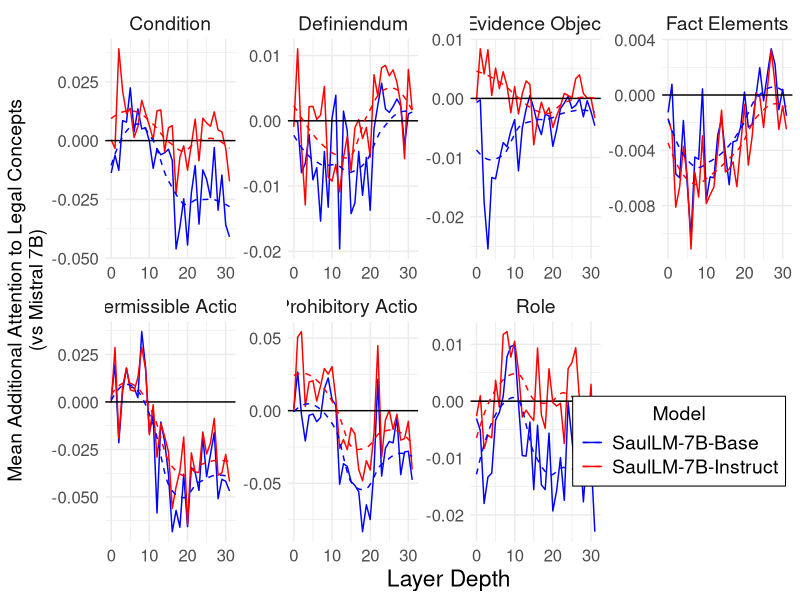
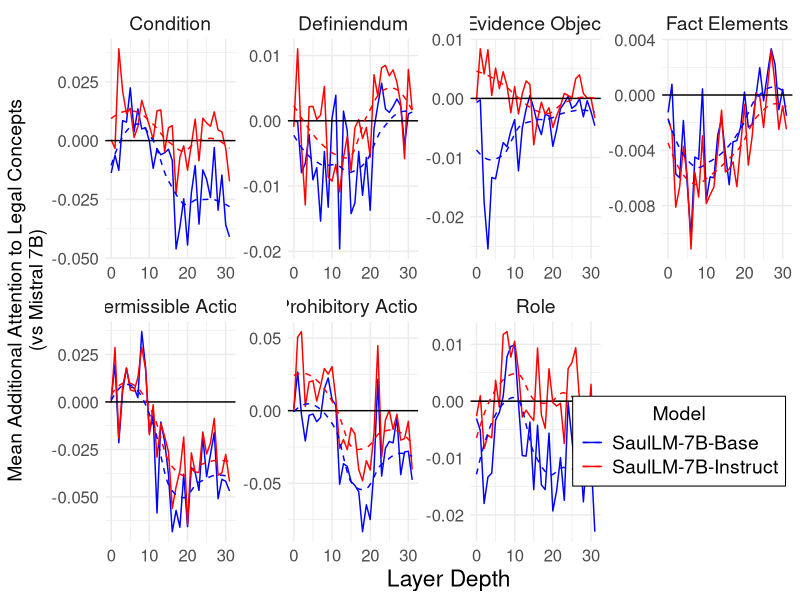

The R script that drew these images, in order:
# Load necessary libraries
library(ggplot2)
library(dplyr)
library(tidyr)

# ETL
data <- read.csv("proportions_data.csv")

lookup <- c(
  "facet-1" = "Definiendum",
  "facet-2" = "Role",
  "facet-3" = "Permissible Action",
  "facet-4" = "Prohibitory Action",
  "facet-5" = "Condition",
  "facet-6" = "Evidence Object",
  "thematic" = "Fact Elements"
)

data <- data %>%
  mutate(experiment_id = ifelse(experiment_id %in% names(lookup), lookup[experiment_id], experiment_id))
colnames(data) <- gsub("\\.", "_", colnames(data))

# Summarize cumulative sum for each unique experiment_id and layer_depth
summary_data <- data %>%
  group_by(experiment_id, layer_depth) %>%
  summarize(
    mean_saulbase_mistral = mean(saulbase_mistral),
    mean_saulift_mistral = mean(saulift_mistral)
  )

# Plot for each experiment_id
p <- ggplot(summary_data, aes(x = layer_depth)) +
  geom_line(aes(y = mean_saulbase_mistral, color = "SaulLM-7B-Base")) +
  geom_line(aes(y = mean_saulift_mistral, color = "SaulLM-7B-Instruct")) +
  facet_wrap(~experiment_id, scales = "free", nrow = 2, ncol = 4) +
  labs(
    x = "Layer Depth", 
    y = "Mean Additional Attention to Legal Concepts\n(vs Mistral 7B)", 
    color = "Model"
  ) +
  theme_minimal() +
  scale_color_manual(values = c("SaulLM-7B-Base" = "blue", "SaulLM-7B-Instruct" = "red")) +
  geom_hline(yintercept = 0, color = "black", linetype = "solid", size = .5) +
  geom_smooth(aes(y = mean_saulbase_mistral, color = "SaulLM-7B-Base"), se = FALSE, linetype = "dashed", size = .5) +
  geom_smooth(aes(y = mean_saulift_mistral, color = "SaulLM-7B-Instruct"), se = FALSE, linetype = "dashed", size = .5) +
  theme(
    legend.position = c(0.99, 0.2),
    legend.box.background = element_rect(color = "black"),
    legend.justification = "right",
    strip.text = element_text(size = 14),
    axis.title.y = element_text(size = 14),
    axis.title.x = element_text(size = 16.5),
    axis.text.x = element_text(size = 12),
    axis.text.y = element_text(size = 12),
    legend.text = element_text(size = 14),
    legend.title = element_text(size = 14),
    legend.title.align = 0.5
  )
p
ggsave("plot_high_quality.png", plot = p, width = 10.5, height = 4, units = "in", dpi = 600)
